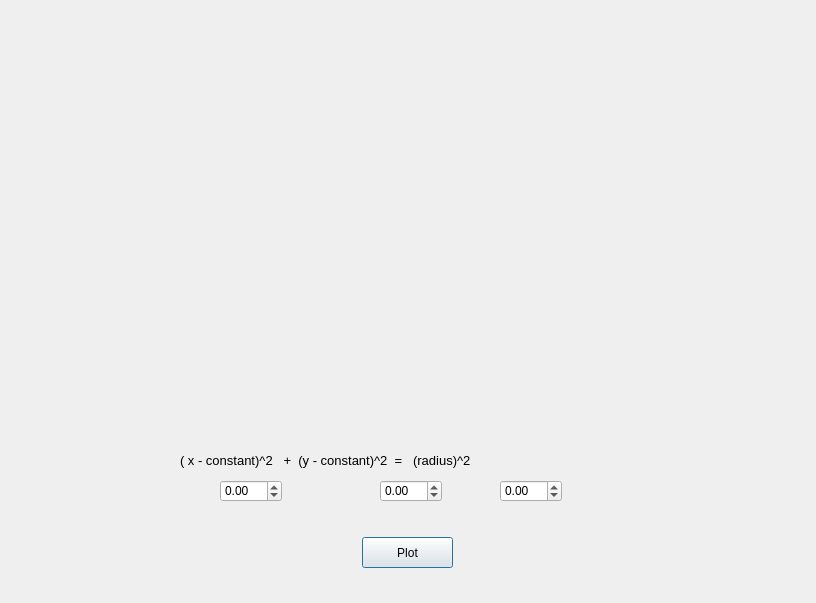
<?xml version="1.0" encoding="UTF-8"?>
<ui version="4.0">
 <class>circle</class>
 <widget class="QDialog" name="circle">
  <property name="geometry">
   <rect>
    <x>0</x>
    <y>0</y>
    <width>816</width>
    <height>603</height>
   </rect>
  </property>
  <property name="windowTitle">
   <string>Dialog</string>
  </property>
  <widget class="QCustomPlot" name="plot" native="true">
   <property name="geometry">
    <rect>
     <x>120</x>
     <y>50</y>
     <width>531</width>
     <height>381</height>
    </rect>
   </property>
  </widget>
  <widget class="QLabel" name="label">
   <property name="geometry">
    <rect>
     <x>180</x>
     <y>450</y>
     <width>411</width>
     <height>21</height>
    </rect>
   </property>
   <property name="font">
    <font>
     <pointsize>10</pointsize>
    </font>
   </property>
   <property name="text">
    <string>( x - constant)^2   +  (y - constant)^2  =   (radius)^2</string>
   </property>
  </widget>
  <widget class="QDoubleSpinBox" name="d_1">
   <property name="geometry">
    <rect>
     <x>220</x>
     <y>480</y>
     <width>62</width>
     <height>22</height>
    </rect>
   </property>
   <property name="minimum">
    <double>-25.000000000000000</double>
   </property>
  </widget>
  <widget class="QDoubleSpinBox" name="d_2">
   <property name="geometry">
    <rect>
     <x>380</x>
     <y>480</y>
     <width>62</width>
     <height>22</height>
    </rect>
   </property>
   <property name="minimum">
    <double>-25.000000000000000</double>
   </property>
  </widget>
  <widget class="QDoubleSpinBox" name="radius">
   <property name="geometry">
    <rect>
     <x>500</x>
     <y>480</y>
     <width>62</width>
     <height>22</height>
    </rect>
   </property>
   <property name="minimum">
    <double>-25.000000000000000</double>
   </property>
  </widget>
  <widget class="QPushButton" name="plot_btn">
   <property name="geometry">
    <rect>
     <x>362</x>
     <y>537</y>
     <width>91</width>
     <height>31</height>
    </rect>
   </property>
   <property name="text">
    <string>Plot</string>
   </property>
  </widget>
 </widget>
 <customwidgets>
  <customwidget>
   <class>QCustomPlot</class>
   <extends>QWidget</extends>
   <header>qcustomplot.h</header>
   <container>1</container>
  </customwidget>
 </customwidgets>
 <resources/>
 <connections/>
</ui>
